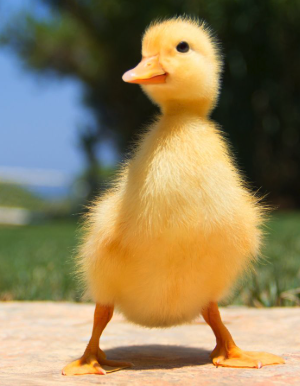
#> input picture images/image1.png, 300 x 386 px, found by its file name
$ jupyter execute --allow-errors put_in_row.ipynb
#> lines starting #> are read from the running program, lines starting #| are printed output that depends on the picture
Your text here:
<a href="URL" target="_parent"></a>

[cell 1]
### Doing all the imports
import matplotlib.pyplot as plt
import matplotlib.image as mpimg
import numpy as np
### Just to be safe!!!
from scipy import *

[cell 2]
from scipy.ndimage import rotate

# Suppress that UNFIXABLE matplotlib warning that's completely meaningless
import logging
logging.getLogger("matplotlib.image").setLevel(logging.ERROR)

img1 = mpimg.imread('image1.png')
#> img1 is the input picture: shape (386, 300, 4) float32; mean R, G, B, A 0.565, 0.5, 0.354, 1
image2 = mpimg.imread('image2.png')
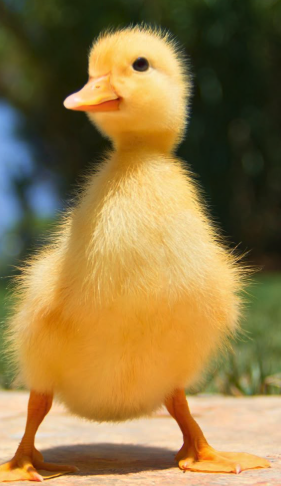
#> input picture images/image2.png, 281 x 486 px, found by its file name
#> image2 is the input picture: shape (486, 281, 4) float32; mean R, G, B, A 0.579, 0.477, 0.271, 1
im3 = mpimg.imread('image3.png')
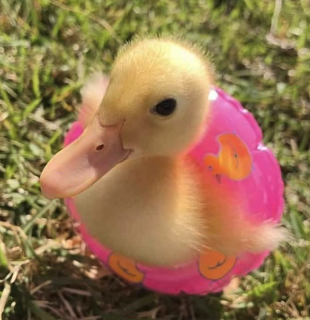
#> input picture images/image3.png, 310 x 320 px, found by its file name
#> im3 is the input picture: shape (320, 310, 4) float32; mean R, G, B, A 0.587, 0.454, 0.311, 1
img4 = mpimg.imread('image4.png')
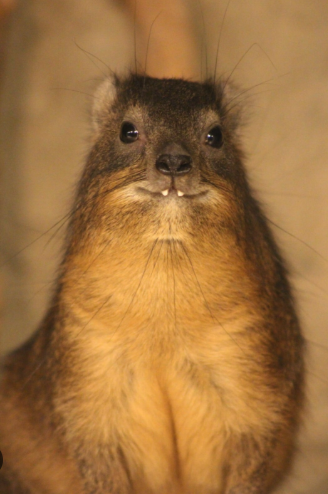
#> input picture images/image4.png, 328 x 494 px, found by its file name
#> img4 is the input picture: shape (494, 328, 4) float32; mean R, G, B, A 0.623, 0.445, 0.245, 1

rotated2 = rotate(image2, -15, reshape=False)
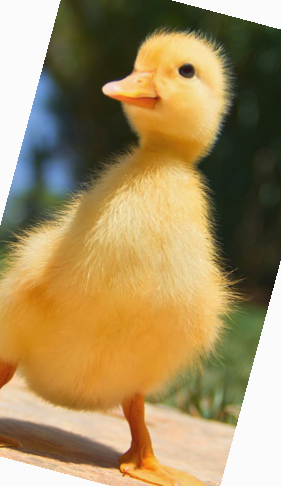
#> rotated2: shape (486, 281, 4) float32; mean R, G, B, A 0.523, 0.428, 0.241, 0.875; transparent parts drawn white
shifted3 = np.roll(im3, 40, axis=0)
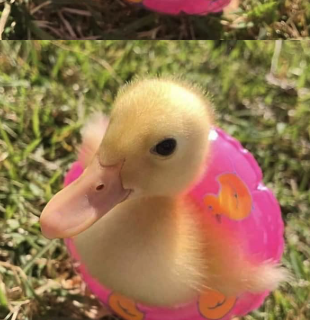
#> shifted3: shape (320, 310, 4) float32; mean R, G, B, A 0.587, 0.454, 0.311, 1

### This is all self-explanatory
fig,ax= plt.subplots(1,4)
ax[0].imshow(img1[::-1])
ax[1].imshow(rotated2*np.cos(np.deg2rad(15))) # Rotates the duck back???
ax[2].imshow(np.roll(im3, 60, axis=0)) # Shift the duck down by 60 pixels to center it better
ax[3].imshow(img4)
plt.axis('off')
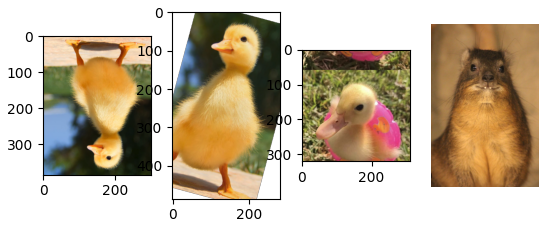
#> figure drawn by matplotlib, 4 panels
